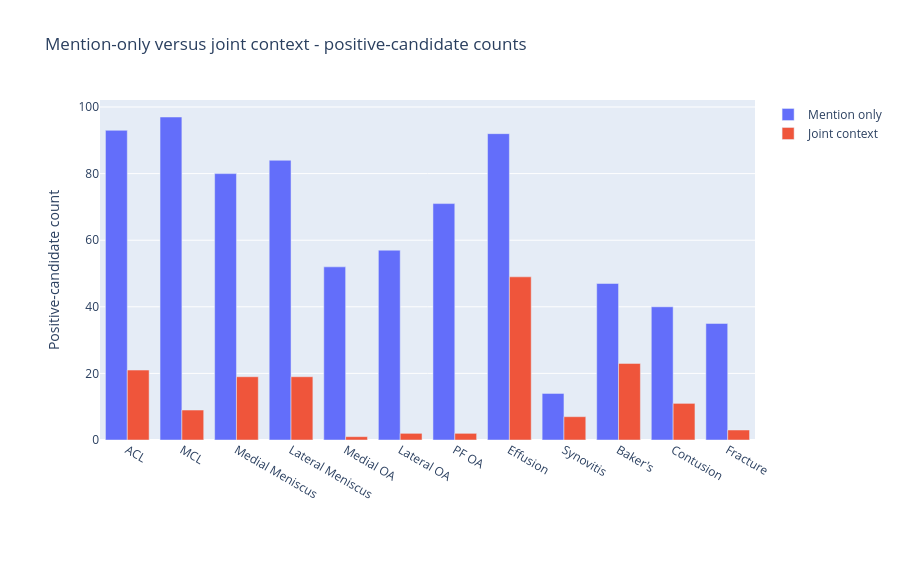

Notebook source saved alongside this figure:
### Markdown cell above
## 05 · Mention-only versus full joint construction

The joint pipeline is evaluated as a complete construction, not only by isolated ingredient counts.

Each figure saves its numerical specification, native Plotly JSON, interactive HTML, and PNG companion. The PNG is emitted separately and remains in the saved notebook.

### Code cell
display_saved(5)

### Figure 1 — Plotly figure (JSON) as saved in the notebook; plotly's stock layout.template omitted (floating-point values rounded to 4 significant figures)
{"data": [{"name": "Mention only", "type": "bar", "x": ["ACL", "MCL", "Medial Meniscus", "Lateral Meniscus", "Medial OA", "Lateral OA", "PF OA", "Effusion", "Synovitis", "Baker's", "Contusion", "Fracture"], "y": [93, 97, 80, 84, 52, 57, 71, 92, 14, 47, 40, 35]}, {"name": "Joint context", "type": "bar", "x": ["ACL", "MCL", "Medial Meniscus", "Lateral Meniscus", "Medial OA", "Lateral OA", "PF OA", "Effusion", "Synovitis", "Baker's", "Contusion", "Fracture"], "y": [21, 9, 19, 19, 1, 2, 2, 49, 7, 23, 11, 3]}], "layout": {"barmode": "group", "height": 580, "margin": {"b": 140, "l": 100}, "meta": {"numeric_spec_sha256": "76eccbcc40634a2f73b72b69178f50aa56a112bddf624904858bc190bac21ee8", "role": "aggregate_supervision_diagnostic"}, "title": {"text": "Mention-only versus joint context - positive-candidate counts"}, "yaxis": {"title": {"text": "Positive-candidate count"}}}}
